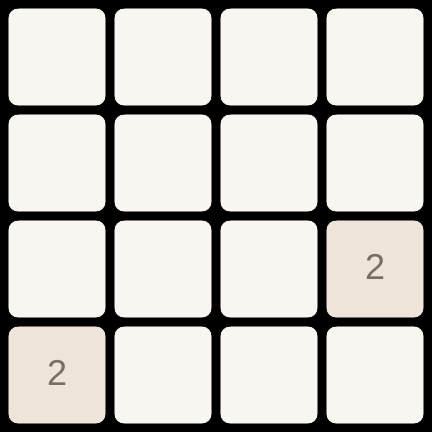
Frame 1 (no input)
Frame 60 (no input): identical to frame 1, image omitted
Frame 120 (the mouse pressed at the canvas centre since frame 60): identical to frame 1, image omitted

The p5.js sketch that drew this single still picture (run headless with seeded random() and noise() and a simulated clock; from frame 60 on, the mouse is pressed at the canvas centre):

// p5.js sketch
// ── sketch.js
const padding = 8; 
let board;

function setup() {
    let boardSize = 4;
    let padding = 8;
    
    let canvasSize = boardSize * 100 + boardSize * padding;
    createCanvas(canvasSize, canvasSize);
    textSize(36);
    textAlign(CENTER, CENTER);
    board = new Board(boardSize, 8);
}

function draw() {
    board.draw();
}

function keyPressed() {
    move_keys = [
        LEFT_ARROW,
        RIGHT_ARROW,
        UP_ARROW,
        DOWN_ARROW,
    ];
    other_keys = [
        'R'.charCodeAt(0),
    ];
    if (keyCode === LEFT_ARROW) {
        board.move(board.DIRECTIONS.LEFT);
    } else if (keyCode === RIGHT_ARROW) {
        board.move(board.DIRECTIONS.RIGHT);
    } else if (keyCode === UP_ARROW) {
        board.move(board.DIRECTIONS.UP);
    } else if (keyCode === DOWN_ARROW) {
        board.move(board.DIRECTIONS.DOWN);
    } else if (keyCode === 'R'.charCodeAt(0)) {
        board.reset();
    }
}
// ── board.js
class Board {
    DIRECTIONS = {LEFT: 0, RIGHT: 1, UP: 2, DOWN: 3}
    tile_colors = {
        0: ['#f9f6f2', '#f9f6f2'],
        2: ['#776e65', '#eee4da'],
        4: ['#776e65', '#ede0c8'],
        8: ['#f9f6f2', '#f2b179'],
        16: ['#f9f6f2', '#f59563'],
        32: ['#f9f6f2', '#f67c5f'],
        64: ['#f9f6f2', '#f65e3b'],
        128: ['#f9f6f2', '#edcf72'],
        256: ['#f9f6f2', '#edcc61'],
        512: ['#f9f6f2', '#edc850'],
        1024: ['#f9f6f2', '#edc53f'],
        2048: ['#f9f6f2', '#edc22e'],
    }

    other_colors = {
        bg: '#000',
        tile_bg: '#f9f6f2',
        high_value: ['#fff', '#000'],
    }

    constructor(boardSize, padding = 8) {
        this.BOARD_SIZE = boardSize;
        this.PADDING = padding;
        this.SQAURE_SIZE = (width - padding * (boardSize + 1)) / boardSize;
        this.ANIMATION_FRAMES = 5;
        this.animation_frames_left = 0;
        this.animation = [];
        this.oldBoard = [];
        this.reset();
    }

    createArray(size, fill=undefined) {
        let arr = [];
        for (let _ = 0; _ < size; _++) {
            arr.push(fill);
        }
        return arr;
    }

    reset() {
        this.board = [];
        for (let _ = 0; _ < this.BOARD_SIZE; _++) {
            let row = []
            this.board.push(this.createArray(this.BOARD_SIZE, 0));
        }
    
        this.spawn();
        this.spawn();
    }
    
    draw() {
        background(this.other_colors['bg']);
        if (this.animation_frames_left === 0) {
            for (let row = 0; row < this.BOARD_SIZE; row++) {
                for (let col = 0; col < this.BOARD_SIZE; col++) {
                    let value = this.board[row][col];
                    let colors = this.tile_colors[value] || this.other_colors['high_value'];
                    fill(colors[1]);
                    let x = col * (this.SQAURE_SIZE + this.PADDING) + this.PADDING;
                    let y = row * (this.SQAURE_SIZE + this.PADDING) + this.PADDING;
                    
                    rect(x, y, this.SQAURE_SIZE, this.SQAURE_SIZE, 10);
                    fill(colors[0]);
                    if (value !== 0) {
                        text(value, x + this.SQAURE_SIZE / 2, y + this.SQAURE_SIZE / 2);
                    }
                }
            }
        } else {
            // Draw the background
            fill(this.other_colors['tile_bg']);
            for (let row = 0; row < this.BOARD_SIZE; row++) {
                for (let col = 0; col < this.BOARD_SIZE; col++) {
                    let x = col * (this.SQAURE_SIZE + this.PADDING) + this.PADDING;
                    let y = row * (this.SQAURE_SIZE + this.PADDING) + this.PADDING;
                    rect(x, y, this.SQAURE_SIZE, this.SQAURE_SIZE, 10);
                }
            }
            // Draw the values
            for (let [value, x1, x2, y1, y2] of this.animation) {
                let colors = this.tile_colors[value] || this.other_colors['high_value'];
                fill(colors[1]);
                let x = lerp(x1, x2, (this.ANIMATION_FRAMES - this.animation_frames_left) / this.ANIMATION_FRAMES);
                let y = lerp(y1, y2, (this.ANIMATION_FRAMES - this.animation_frames_left) / this.ANIMATION_FRAMES);
                rect(x, y, this.SQAURE_SIZE, this.SQAURE_SIZE, 10);
                fill(colors[0]);
                if (value !== 0) {
                    text(value, x + this.SQAURE_SIZE / 2, y + this.SQAURE_SIZE / 2);
                }
            }

            this.animation_frames_left -= 1;
        }
    }

    left() {
        this.moveLeft(this.DIRECTIONS.LEFT);
    }

    right() {
        this.reverseBoard();
        this.moveLeft(this.DIRECTIONS.RIGHT);
        this.reverseBoard();
    }

    up() {
        this.transposeBoard();
        this.moveLeft(this.DIRECTIONS.UP);
        this.transposeBoard();
    }

    down() {
        this.transposeBoard();
        this.reverseBoard();
        this.moveLeft(this.DIRECTIONS.DOWN);
        this.reverseBoard();
        this.transposeBoard();
    }

    move(dir) {
        this.oldBoard = board.copyBoard();
        switch (dir) {
            case this.DIRECTIONS.LEFT:
                this.left()
                break;
            case this.DIRECTIONS.RIGHT:
                this.right();
                break;
            case this.DIRECTIONS.UP:
                this.up();
                break;
            case this.DIRECTIONS.DOWN:
                this.down();
                break;
        }
        if (this.boardChanged()) {
            this.animation_frames_left = this.ANIMATION_FRAMES;
            this.spawn();
        }
    }

    moveLeft(actualDir) {
        this.animation = [];
        for (let rowNum = 0; rowNum < this.BOARD_SIZE; rowNum++) {
            let row = this.board[rowNum];
            let combined = this.createArray(this.BOARD_SIZE, false);
            for (let col = 0; col < this.BOARD_SIZE; col++) {
                if (row[col] === 0) {
                    continue;
                }

                let value = row[col];
                row[col] = 0;
                // Move the cell back until it hits a non-zero or an edge
                let newCol = col - 1;
                while (row[newCol] === 0 && newCol > 0)  {
                    newCol--;
                }
                if (col === 0) {
                    newCol = 0;
                    row[newCol] = value;
                } else if (row[newCol] === 0) {
                    row[newCol] = value;
                } else if (row[newCol] === value && !combined[newCol]) {
                    row[newCol] = value * 2;
                    combined[newCol] = true;
                } else {
                    newCol++;
                    row[newCol] = value;
                }
                this.animation.push(this.calculateAnimation(value, rowNum, col, newCol, actualDir));
            }
        }
    }
    
    calculateAnimation(value, row, oldCol, newCol, dir) {
        let col_1;
        let col_2;
        let row_1;
        let row_2;
        switch (dir) {
            case this.DIRECTIONS.LEFT:
                col_1 = oldCol;
                col_2 = newCol;
                row_1 = row;
                row_2 = row;
                break;
            case this.DIRECTIONS.RIGHT:
                col_1 = this.BOARD_SIZE - oldCol - 1;
                col_2 = this.BOARD_SIZE - newCol - 1;
                row_1 = row;
                row_2 = row;
                break;
            case this.DIRECTIONS.UP:
                col_1 = row;
                col_2 = row;
                row_1 = oldCol;
                row_2 = newCol;
                break;
            case this.DIRECTIONS.DOWN:
                col_1 = row;
                col_2 = row;
                row_1 = this.BOARD_SIZE - oldCol - 1;
                row_2 = this.BOARD_SIZE - newCol - 1;
                break;
        }
        let x1 = col_1 * (this.SQAURE_SIZE + this.PADDING) + this.PADDING;
        let x2 = col_2 * (this.SQAURE_SIZE + this.PADDING) + this.PADDING;
        let y1 = row_1 * (this.SQAURE_SIZE + this.PADDING) + this.PADDING;
        let y2 = row_2 * (this.SQAURE_SIZE + this.PADDING) + this.PADDING;
        return [value, x1, x2, y1, y2];
    }

    shiftRow(row) {
        let size = row.length;
        row = row.filter(x => x !== 0);
        while (row.length < size) {
            row.push(0);
        }
        return row;
    }
    
    combineRow(row) {
        row = this.shiftRow(row);
        for (let i = 0; i < row.length - 1; i++) {
            if (row[i] !== 0 && row[i] === row[i + 1]) {
                row[i] = row[i] * 2;
                row[i + 1] = 0;
                i++;
            }
        }
        row = this.shiftRow(row);
        return row;
    }
    
    transposeBoard() {
        let newBoard = [];
        for (let row = 0; row < this.BOARD_SIZE; row++) {
            let newRow = [];
            for (let col = 0; col < this.BOARD_SIZE; col++) {
                newRow.push(this.board[col][row]);
            }
            newBoard.push(newRow);
        }
        this.board = newBoard;
    }
    
    reverseBoard() {
        this.board.map(row => row.reverse());
    }
    
    spawn() {
        let empties = this.findEmpties();
        if (empties.length === 0) {
            return;
        }
        let space = random(empties);
        let num = random([2, 2, 2, 4]);
        this.board[space[0]][space[1]] = num;
        if (this.isGameOver()) {
            this.reset();
        }
    }
    
    findEmpties() {
        let empties = [];
        for (let row = 0; row < this.BOARD_SIZE; row++) {
            for (let col = 0; col < this.BOARD_SIZE; col++) {
                if (this.board[row][col] === 0) {
                    empties.push([row, col]);
                }
            }
        }
        return empties;
    }
    
    copyBoard() {
        let newBoard = [];
        for (let row = 0; row < this.BOARD_SIZE; row++) {
            let newRow = this.board[row].slice();
            newBoard.push(newRow);
        }
        return newBoard;
    }
    
    boardChanged() {
        for (let row = 0; row < this.oldBoard.length; row++) {
            for (let col = 0; col < this.oldBoard.length; col++) {
                if (this.oldBoard[row][col] !== this.board[row][col]){
                    return true;
                }
            }
        }
        return false;
    }

    isGameOver() {
        for (let row = 0; row < this.BOARD_SIZE; row++) {
            for (let col = 0; col < this.BOARD_SIZE; col++) {
                if ((row < this.BOARD_SIZE - 1 && this.board[row][col] === this.board[row + 1][col])
                    || (col < this.BOARD_SIZE - 1 && this.board[row][col] === this.board[row][col + 1])
                    || this.board[row][col] === 0) {
                        return false;
                }
            }
        }
        return true;
    }
}
